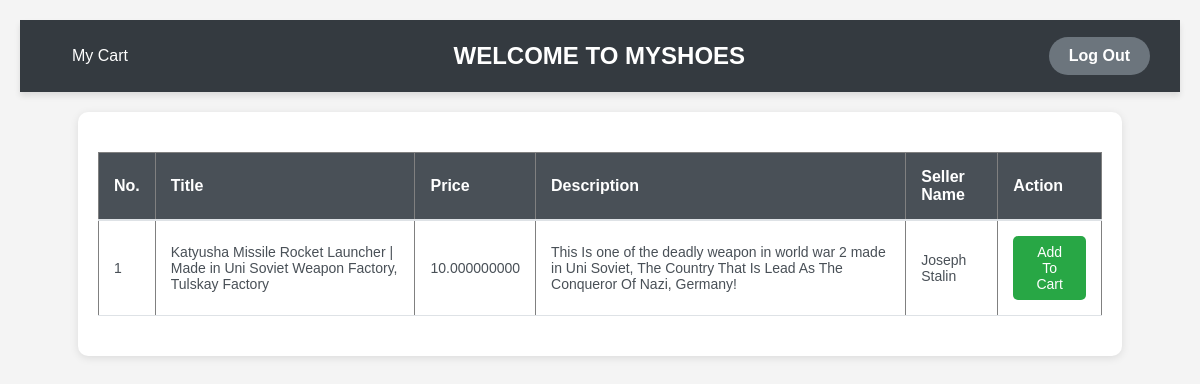
/usermarket.php (signed in), run on the app's committed database.
### tables this page shows
CREATE TABLE `products` (
  `id` int(100) NOT NULL,
  `title` varchar(1000) NOT NULL,
  `price` varchar(1000) NOT NULL,
  `descript` varchar(10000) NOT NULL,
  `nama` varchar(100) NOT NULL
);

### usermarket.php (the view, shortened to what this page needs)
<?php
require('connect.php');
$query = mysqli_query($conn, "SELECT * FROM products");
$i = 1;
?>
<!DOCTYPE html>
<html lang="en">
<head>
    <link rel="stylesheet" href="css/usermarket.css">
</head>
<body>
    <nav>
        <a href="cart.php">My Cart</a>
        <h1>WELCOME TO MYSHOES</h1>
        <form action="auth/logout.php" method="post">
            <button type="submit">Log Out</button>
        </form>
    </nav>
    <section class="user">
        <table border="1" cellpadding="3">
            <thead>
                <tr>
                    <th>No.</th>
                    <th>Title</th>
                    <th>Price</th>
                    <th>Description</th>
                    <th>Seller Name</th>
                    <th>Action</th>
                </tr>
            </thead>
            <tbody>
                <?php while ($baris = mysqli_fetch_assoc($query)) { ?>
                <tr>
                    <td><?php echo $i;?></td>
                    <td><?php echo $baris['title']; ?></td>
                    <td><?php echo $baris['price']; ?></td>
                    <td><?php echo $baris['descript']; ?></td>
                    <td><?php echo $baris['nama']; ?></td>
                    <td>
                        <form action="" method="post">
                            <button type="submit" name="cart">Add To Cart</button>
                        </form>
                    </td>
                </tr>
                <?php $i++; } ?>
            </tbody>
        </table>
    </section>
</body>
</html>

### usermarket.php (style rules this page uses)
* { margin: 0; padding: 0; box-sizing: border-box; }
body { font-family: 'Poppins', sans-serif; background-color: #f4f4f4; color: #333; display: flex; flex-direction: column; align-items: center; padding: 20px; }
nav { width: 100%; background-color: #343a40; color: white; display: flex; justify-content: space-between; align-items: center; padding: 15px 30px; position: sticky; top: 0; box-shadow: 0 4px 6px rgba(0, 0, 0, 0.1); }
nav a { text-decoration: none; color: white; padding: 10px 20px; font-size: 1rem; font-weight: 500; border: 2px solid transparent; border-radius: 20px; transition: 0.3s ease-in-out; }
nav h1 { font-size: 1.5rem; font-weight: bold; margin: 0; }
nav form button { padding: 10px 20px; color: white; background-color: #6c757d; border: none; border-radius: 20px; font-size: 1rem; font-weight: 600; cursor: pointer; transition: 0.3s ease-in-out; }
section.user { width: 90%; margin-top: 20px; border-radius: 10px; box-shadow: 0 2px 8px rgba(0, 0, 0, 0.1); background-color: #ffffff; padding: 20px; }
table { width: 100%; border-collapse: collapse; margin: 20px 0; }
thead tr th { padding: 15px; background-color: #495057; color: white; font-size: 16px; font-weight: bold; text-align: left; border-bottom: 2px solid #dee2e6; }
tbody tr td { padding: 15px; font-size: 14px; color: #495057; border-bottom: 1px solid #dee2e6; }
tbody td form button { padding: 8px 15px; background-color: #28a745; color: white; border: none; border-radius: 5px; font-size: 14px; cursor: pointer; transition: 0.3s ease-in-out; }

### data on the page
products: title "Katyusha Missile Rocket Launcher | Made in Uni Soviet Weapon Factory, Tulskay Factory", price "10.000000000", descript "This Is one of the deadly weapon in world war 2 made in Uni Soviet, The Country That Is Lead As The Conqueror Of Nazi, Germany!", nama "Joseph Stalin"
